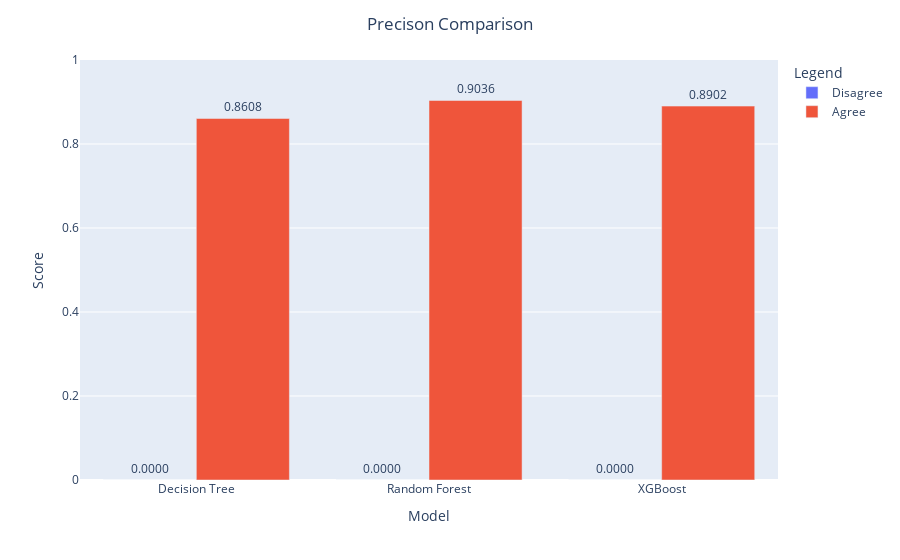

The cell this chart's notebook holds for it:
### Markdown cell above
### Precision

### Code cell
clf_report_arr = [(name, model_dict[name].clf_report) for name in model_dict]
tmp_df = get_df_type(clf_report_arr, "Precision")
pfr_graph(tmp_df, "Model", "Score", "Precison Comparison")

### Figure 1 — Plotly figure (JSON) as saved in the notebook; plotly's stock layout.template omitted (floating-point values rounded to 4 significant figures)
{"data": [{"alignmentgroup": "True", "hovertemplate": "variable=Disagree<br>index=%{x}<br>value=%{y}<extra></extra>", "legendgroup": "Disagree", "marker": {"color": "#636efa", "pattern": {"shape": ""}}, "name": "Disagree", "offsetgroup": "Disagree", "orientation": "v", "showlegend": true, "textposition": "outside", "texttemplate": "%{value:.4f}", "type": "bar", "x": ["Decision Tree", "Random Forest", "XGBoost"], "xaxis": "x", "y": [0, 0, 0], "yaxis": "y"}, {"alignmentgroup": "True", "hovertemplate": "variable=Agree<br>index=%{x}<br>value=%{y}<extra></extra>", "legendgroup": "Agree", "marker": {"color": "#EF553B", "pattern": {"shape": ""}}, "name": "Agree", "offsetgroup": "Agree", "orientation": "v", "showlegend": true, "textposition": "outside", "texttemplate": "%{value:.4f}", "type": "bar", "x": ["Decision Tree", "Random Forest", "XGBoost"], "xaxis": "x", "y": [0.8608, 0.9036, 0.8902], "yaxis": "y"}], "layout": {"barmode": "group", "legend": {"title": {"text": "Legend"}, "tracegroupgap": 0}, "margin": {"t": 60}, "title": {"text": "Precison Comparison", "x": 0.5, "xanchor": "center"}, "xaxis": {"anchor": "y", "domain": [0, 1], "title": {"text": "Model"}}, "yaxis": {"anchor": "x", "domain": [0, 1], "range": [0, 1], "title": {"text": "Score"}}}}
